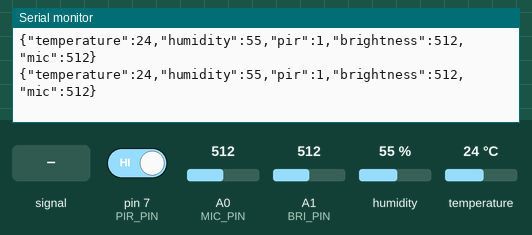
Bench run of a sketch on a simulated Arduino Uno, built with avr-gcc and run on an emulated ATmega328P. Shown: the last lines printed to the serial monitor. The inputs (shaded band) are chosen by the test bench; at power-on: humidity 55 %, A0 (MIC_PIN) = 512, A1 (BRI_PIN) = 512, pin 7 (PIR_PIN) HIGH, temperature 24 °C.

Above: at 1.8 s.
1.9 s: A0 (MIC_PIN) fed a 200 Hz sine of ±81 counts around its level
At 2.5 s:
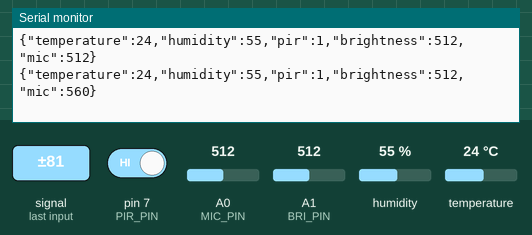
3.4 s: humidity set to 22 %
At 4.5 s:
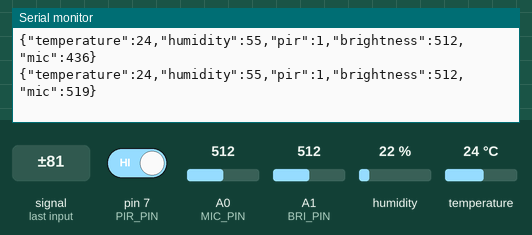
4.9 s: A0 (MIC_PIN) set to 716
At 6.3 s:
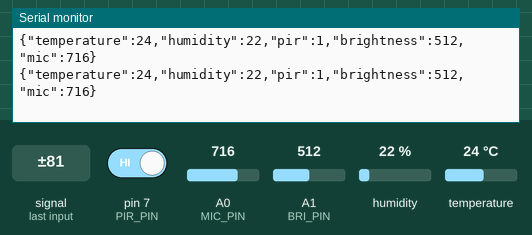
6.4 s: A1 (BRI_PIN) set to 716
At 7.1 s:
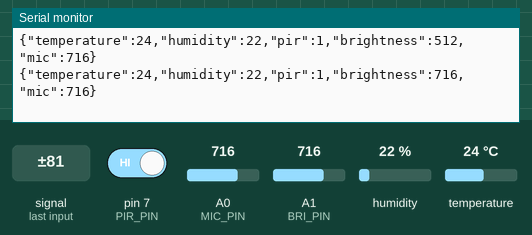
7.9 s: pin 7 (PIR_PIN) driven LOW
At 8.7 s:
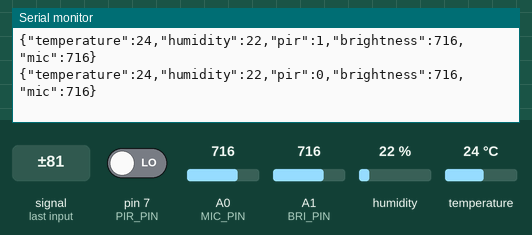
9.4 s: temperature set to 12 °C
At 9.4 s:
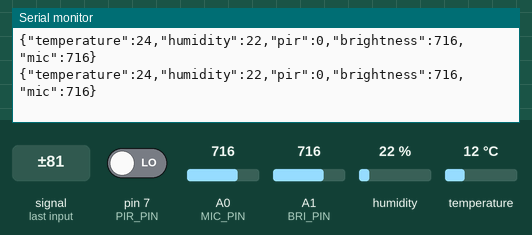
Timing chart, 0 to 11.9 s (numbered marks = the images above; inputs shaded):
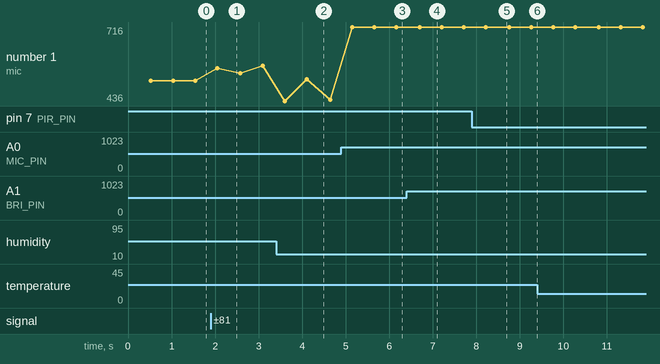

The sketch:

SOC.EnviroMonitor.Arduino.ino
```cpp
#include <ArduinoJson.h>
#include "DHT.h"

#define PIR_PIN 7
#define MIC_PIN A0
#define BRI_PIN A1
#define DHTPIN 2

#define DHTTYPE DHT11


DHT dht(DHTPIN, DHTTYPE);

void setup() {
  Serial.begin(9600);
  dht.begin();
  pinMode(PIR_PIN, INPUT);
}

void loop() {
  delay(500);
  float h = dht.readHumidity();
  float t = dht.readTemperature();

  if (isnan(h) || isnan(t)) {
    Serial.println(F("Failed to read from DHT sensor!"));
    return;
  }

  float hic = dht.computeHeatIndex(t, h, false);

  JsonDocument doc;

  doc["temperature"] = t;
  doc["humidity"] = h;
  doc["pir"] = digitalRead(PIR_PIN);
  doc["brightness"] = analogRead(BRI_PIN);
  doc["mic"] = analogRead(MIC_PIN);

  serializeJson(doc, Serial);
  Serial.println();
}
```

Measured:
- after the input at 1.9 s, the serial monitor: prints a new line after 0.15 s (image 1)
- after the input at 4.9 s, the serial monitor: prints a new line after 0.25 s (image 3)
- after the input at 6.4 s, the serial monitor: prints a new line after 0.30 s (image 4)
- after the input at 7.9 s, the serial monitor: prints a new line after 0.32 s (image 5)
- plotted number 1: 512 → 569 after the input at 1.9 s, 440 → 716 after the input at 4.9 s
